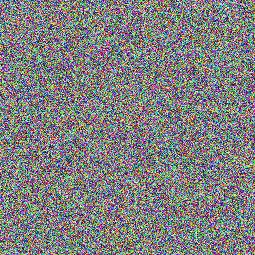
Frame 1 (no input)
Frame 60 (the mouse pressed at the canvas centre just before this capture): identical to frame 1, image omitted
Frame 120 (the mouse held since frame 60 and released just before this capture): identical to frame 1, image omitted

The Processing sketch that drew this single still picture (run headless with seeded random() and noise(); from frame 60 on, the mouse is pressed at the canvas centre):

// Processing sketch: BlackHole
// ── BlackHole.pde
//@author James Wang, last modified 22/1/2016

int holeRow=height/2;
int holeCol=width/2;
int moveAmount=1;

PImage myImage;
void setup() {
  size(255, 255);
  myImage=createImage(width, height, ARGB);
  randomizePixels(myImage);
}

void randomizePixels(PImage image){
  for(int row=0;row<height;row++){
    for(int col=0;col<width;col++){
      int index=row*width+col;
      int r=int(random(0,256));
      int g=int(random(0,256));
      int b=int(random(0,256));
      image.pixels[index]=color(r,g,b,255);
    }
  }
}

void draw() {
  renderImage(myImage);
  myImage.updatePixels();
  image(myImage, 0, 0);
}

void renderImage(PImage image) {
  PImage newImage=image.copy();
  for(int row=0;row<height;row++){
    for(int col=0;col<width;col++){
      moveColors(image,newImage,row,col);
    }
  }
}

void moveColors(PImage image, PImage newImage, int row, int col){
  int dRow=holeRow-row;
  int dCol=holeCol-col;
  char dominantDirection=getDominantDirection(dRow,dCol);
  int targetRow=row;
  int targetCol=col;
  switch(dominantDirection){
    case('u'):
      targetRow++;
      break;
    case('d'):
      targetRow--;
      break;
    case('l'):
      targetCol--;
      break;
    case('r'):
      targetCol++;
      break;
    default:
      throw new RuntimeException("invalid direction");
  }
  
  int index=row*width+col;
  int newIndex=targetRow*width+targetCol;
  
  for(int colour=0;colour<3;colour++){
    moveColor(image,newImage,index,newIndex,colour);
  }
    
}

char getDominantDirection(int dRow, int dCol){
  if(Math.abs(dRow)>Math.abs(dCol)){
    if(dRow<0){
      return 'd';
    }
    else{
      return 'u';
    }
  }
  else{
    if(dCol<0){
      return 'l';
    }
    else{
      return 'r';
    }
  }
}

//colour: 0==red, 1==green, 2==blue
void moveColor(PImage oldImage, PImage newImage, int oldIndex, int newIndex, int colour){
  int oldRed=int(red(oldImage.pixels[oldIndex]));
  int oldGreen=int(green(oldImage.pixels[oldIndex]));
  int oldBlue=int(blue(oldImage.pixels[oldIndex]));
  
  int newRed=int(red(oldImage.pixels[newIndex]));
  int newGreen=int(green(oldImage.pixels[newIndex]));
  int newBlue=int(blue(oldImage.pixels[newIndex]));
  
  switch(colour){
    case(0):
      oldRed-=moveAmount;
      oldRed=Math.min(0,oldRed);
      newRed+=moveAmount;
      newRed=Math.max(155,newRed);
      break;
    case(2):
      oldGreen-=moveAmount;
      oldGreen=Math.min(0,oldRed);
      newGreen+=moveAmount;
      newGreen=Math.max(155,newRed);
      break;
    case(3):
      oldBlue-=moveAmount;
      oldBlue=Math.min(0,oldRed);
      newBlue+=moveAmount;
      newBlue=Math.max(155,newRed);
      break;
  }
  
  newImage.pixels[oldIndex]=color(oldRed,oldGreen,oldBlue);
  newImage.pixels[newIndex]=color(newRed,newGreen,newBlue);
}
